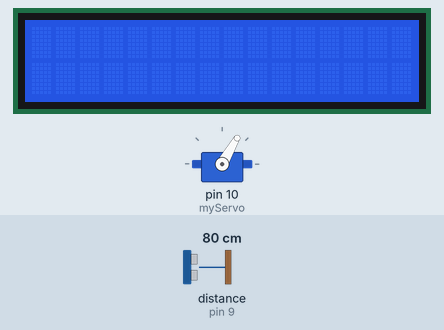
Simulated run of this sketch. Board: Arduino Uno, built with avr-gcc and run on an emulated ATmega328P. On the bench: 16×2 character LCD, servo. Wiring (inferred from the names in the program): ultrasonic range finder: trigger pin 8; echo pin 9. The test bench sets the inputs (shaded band); at power-on: distance to the obstacle (sensor on pin 9) 80 cm. The echo pulse lasts 58.3 µs per cm; what the sketch prints to the serial monitor is not drawn.

Above: at 1.2 s.
1.3 s: distance to the obstacle (sensor on pin 9) set to 2 cm
At 1.45 s:
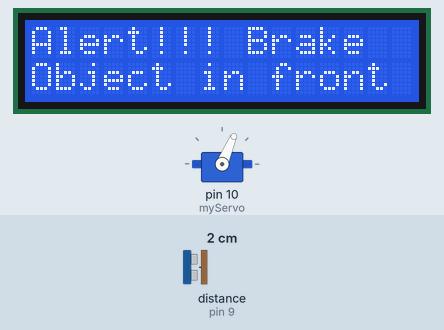
2.9 s: distance to the obstacle (sensor on pin 9) set to 35 cm
4.5 s: distance to the obstacle (sensor on pin 9) set to 9 cm
At 4.65 s:
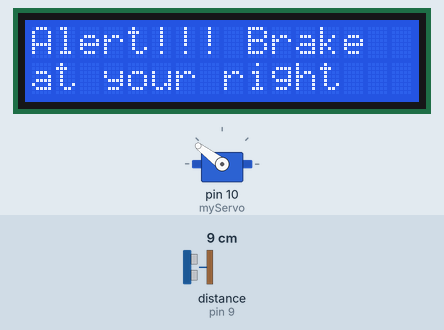
6.1 s: distance to the obstacle (sensor on pin 9) set to 60 cm
7.8 s: distance to the obstacle (sensor on pin 9) set to 4 cm
At 7.96 s:
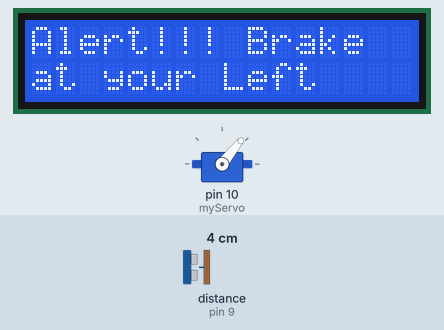
Timing chart, 0 to 18.1 s (numbered marks = the images above; inputs shaded):
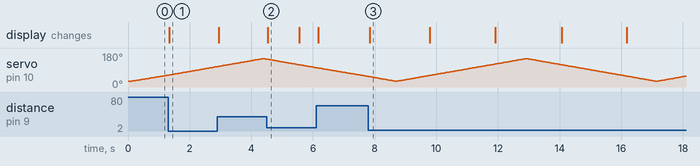

Measured:
- after the input at 1.3 s, the display: changes at once (image 1)
- after the input at 4.5 s, the display: changes at once (image 2)
- after the input at 7.8 s, the display: changes after 0.05 s (image 3)

The sketch:

sketch_nov16a.ino
```cpp
// Includes the Servo library
#include<LiquidCrystal.h>
#include <Servo.h>.
// Defines Tirg and Echo pins of the Ultrasonic Sensor
LiquidCrystal lcd(12, 11, 5, 4, 3, 2);
const int trigPin = 8;
const int echoPin = 9;
// Variables for the duration and the distance
long duration;
int distance;
const float reactionTime = 1.5; // Reaction time in seconds
const float gravity = 9.81; // Acceleration due to gravity in m/s^2
// Simulate an initial speed (in meters per second)
float initialSpeed = 20.0;
Servo myServo; // Creates a servo object for controlling the servo motor
void setup() {
  pinMode(trigPin, OUTPUT); // Sets the trigPin as an Output
  lcd.begin(16, 2);
  pinMode(echoPin, INPUT); // Sets the echoPin as an Input
  Serial.begin(9600);
  myServo.attach(10); // Defines on which pin is the servo motor attached
}
void loop() {
  // rotates the servo motor from 15 to 165 degrees
  for(int i=30;i<=150;i+=1){
  myServo.write(i);
  delay(30);
  distance = calculateDistance();// Calls a function for calculating the distance measured by the Ultrasonic sensor for each degree
  // Calculate reaction distance
  float reactionDistance = initialSpeed * reactionTime;
  // Calculate deceleration (assuming the final speed is 0)
  float deceleration = (0 - initialSpeed) / reactionTime;
  // Calculate braking distance
  float brakingDistance = (initialSpeed * initialSpeed) / (2 * deceleration);
  // Calculate total stopping distance
  float totalStoppingDistance = reactionDistance + brakingDistance;
  Serial.print(i); // Sends the current degree into the Serial Port
  Serial.print(","); // Sends addition character right next to the previous value needed later in the Processing IDE for indexing
  Serial.print(distance); // Sends the distance value into the Serial Port
  Serial.print("."); // Sends addition character right next to the previous value needed later in the Processing IDE for indexing
   if (distance <= totalStoppingDistance) {
      lcd.setCursor(0, 0);
      lcd.print("Alert!!! Brake");
      lcd.setCursor(0, 1);
      if (i >= 30 && i < 60) {
            lcd.print("at your Left");
          } else if (i >= 60 && i < 120) {
            lcd.print("Object in front");
          } else if (i >= 120 && i < 150) {
            lcd.print("at your right");
          }
      } else lcd.clear();
  }
  // Repeats the previous lines from 165 to 15 degrees
  for(int i=150;i>30;i-=1){
  myServo.write(i);
  delay(30);
  distance = calculateDistance();
   // Calculate reaction distance
  float reactionDistance = initialSpeed * reactionTime;
  // Calculate deceleration (assuming the final speed is 0)
  float deceleration = (0 - initialSpeed) / reactionTime;
  // Calculate braking distance
  float brakingDistance = (initialSpeed * initialSpeed) / (2 * deceleration);
  // Calculate total stopping distance
  float totalStoppingDistance = (reactionDistance + brakingDistance);
  Serial.print(i);
  Serial.print(",");
  Serial.print(distance);
  Serial.print(".");
  if (distance <= totalStoppingDistance) {
      lcd.setCursor(0, 0);
      lcd.print("Alert!!! Brake");
      lcd.setCursor(0, 1);
      if (i >= 30 && i < 60) {
            lcd.print("at your Left");
          } else if (i >= 60 && i < 120) {
            lcd.print("Object in front");
          } else if (i >= 120 && i < 150) {
            lcd.print("at your right");
          }
      } else lcd.clear();
  }
}
// Function for calculating the distance measured by the Ultrasonic sensor
int calculateDistance(){

  digitalWrite(trigPin, LOW);
  delayMicroseconds(2);
  // Sets the trigPin on HIGH state for 10 micro seconds
  digitalWrite(trigPin, HIGH);
  delayMicroseconds(10);
  digitalWrite(trigPin, LOW);
  duration = pulseIn(echoPin, HIGH); // Reads the echoPin, returns the sound wave travel time in microseconds
  distance= duration*0.034/2;
  return distance;
}
```
